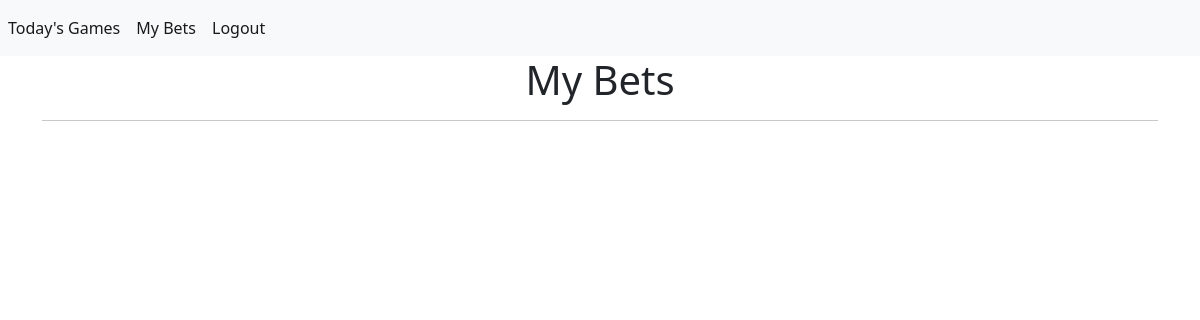
The page /my-bets (signed in) on the database as committed earlier.
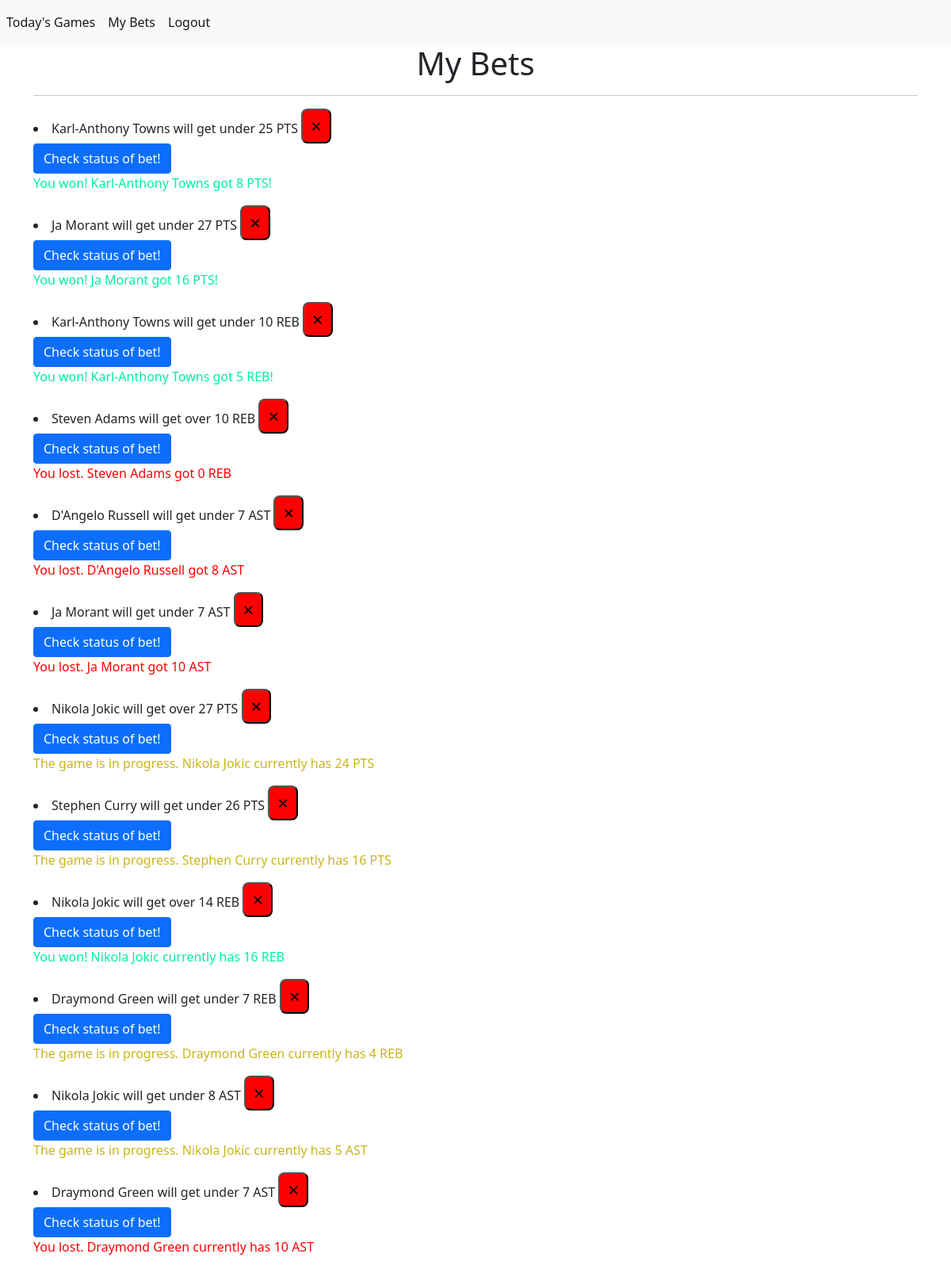
The same page on the database as committed later.
### app/models.py (models this page shows)
class Bet(db.Model):
    __table_args__ = (
        db.UniqueConstraint('game_id', 'team', 'player_name', 'statistic', 'num_stats', 'user_id'),
    )
    id = db.Column(db.Integer, primary_key = True)
    game_id = db.Column(db.String(50))
    team = db.Column(db.String(100))
    player_name = db.Column(db.String(500))
    statistic = db.Column(db.String(100))
    over_statistic = db.Column(db.Boolean, default = False, nullable = False)
    num_stats = db.Column(db.Integer)
    date = db.Column(db.DateTime(timezone=True), server_default=func.now())
    w_or_l = db.Column(db.Boolean, default = None, nullable = True)
    game_status = db.Column(db.Integer, nullable = True)
    stats_actual = db.Column(db.Integer, nullable = True)
    user_id = db.Column(db.Integer, db.ForeignKey('user.id'))

### app/views.py (the view)
@app.route("/my-bets")
def my_bets():
    return render_template("user_bets.html", user = current_user)

### app/__init__.py (called while the page is built)
@login_manager.user_loader
def load_user(id):
    return User.query.get(int(id))

### app/templates/user_bets.html (shortened to what this page needs)
{% extends "main/base.html" %}
{% block main %}
<div class="container">
    <div class="row">
        <div class="col">
            <h1>My Bets</h1>
            <hr>
            <p> {% for bet in user.bets %}
                <li>{% if bet.over_statistic == true %}
                    {{bet.player_name}} will get over {{bet.num_stats| round| int}} {{bet.statistic}}
                    {% else %}
                    {{bet.player_name}} will get under {{bet.num_stats| round| int}} {{bet.statistic}}
                    {% endif %}
                    <button type="button" class="close" onClick="deleteBet('{{ bet.id }}')">
                        <span aria-hidden="true">&times;</span>
                    </button>
                    <br>
                    <button type="button" class="btn btn-primary" onClick = "checkBetStatus('{{ bet.id }}')">
                        Check status of bet!
                    </button>
                    {% if bet.game_status == 1 %}
                        <p>The game hasn't started yet</p>
                    {% elif bet.game_status == 2 and bet.w_or_l is none %}
                        <p style="color: rgb(202, 181, 28)">The game is in progress. {{ bet.player_name }} currently has {{ bet.stats_actual }} {{ bet.statistic }}</p>
                    {% elif bet.game_status == 2 and bet.w_or_l == true %}
                        <p style="color: rgb(0, 240, 160)">You won! {{ bet.player_name }} currently has {{ bet.stats_actual }} {{ bet.statistic }}</p>
                    {% elif bet.game_status == 2 and bet.w_or_l == false %}
                        <p style="color: red"> You lost. {{ bet.player_name }} currently has {{ bet.stats_actual }} {{ bet.statistic }}</p>
                    {% elif bet.game_status == 3 %}
                        {% if bet.w_or_l == true %}
                        <p style = "color: rgb(0, 240, 160);">You won! {{ bet.player_name }} got {{ bet.stats_actual }} {{ bet.statistic }}!</p>
                        {% else %}
                        <p style = "color: red;">You lost. {{ bet.player_name }} got {{ bet.stats_actual }} {{ bet.statistic }}</p>
                        {% endif %}
                    {% endif %}
                </li>
                {% endfor %}
            </p>
        </div>
    </div>
</div>
{% endblock %}

### app/templates/main/base.html (shortened to what this page needs)
<!doctype html>
<html lang="en">
<head>
    <link href="https://cdn.jsdelivr.net/npm/bootstrap@5.1.3/dist/css/bootstrap.min.css" rel="stylesheet"
>
    <link rel="stylesheet" href="{{ url_for('static', filename='css/style.css') }}">
</head>
<body>
    <nav class="navbar navbar-expand-lg navbar-light bg-light">
        <div class="collapse navbar-collapse" id="navbar">
            <div class="navbar-nav">
                {% if user.is_authenticated %}
                <a class="nav-link active" id = "today_games" href="/">Today's Games</a>
                <a class="nav-link active" id = "today_games" href="/my-bets">My Bets</a>
                <a class="nav-link active" id="logout" href="/logout">Logout</a>
                {% else %}
                <a class="nav-link active" id ="login" href="/login">Login</a>
                <a class="nav-link active" io="sign_up" href="/sign-up">Sign Up</a>
                {% endif %}
            </div>
        </div>
    </nav>
    <main>
        {% block main %} {% endblock %}
    </main>
</body>
</html>

### app/static/css/style.css (style rules this page uses)
h1 { text-align: center; }
.close { background-color: red; color: black; text-align: center; font-size: 24px; padding: 2px 10px; transition-duration: 0.4s; border-radius: 8px; }

Rows that differ between the two databases and show on the page:
added Bet: player_name "Karl-Anthony Towns", num_stats "25", statistic "PTS", stats_actual "8"
added Bet: player_name "Ja Morant", num_stats "27", statistic "PTS", stats_actual "16"
added Bet: player_name "Karl-Anthony Towns", num_stats "10", statistic "REB", stats_actual "5"
added Bet: player_name "Steven Adams", num_stats "10", statistic "REB", stats_actual "0"
added Bet: player_name "D'Angelo Russell", num_stats "7", statistic "AST", stats_actual "8"
added Bet: player_name "Ja Morant", num_stats "7", statistic "AST", stats_actual "10"
added Bet: player_name "Nikola Jokic", num_stats "27", statistic "PTS", stats_actual "24"
added Bet: player_name "Stephen Curry", num_stats "26", statistic "PTS", stats_actual "16"
added Bet: player_name "Nikola Jokic", num_stats "14", statistic "REB", stats_actual "16"
added Bet: player_name "Draymond Green", num_stats "7", statistic "REB", stats_actual "4"
added Bet: player_name "Nikola Jokic", num_stats "8", statistic "AST", stats_actual "5"
added Bet: player_name "Draymond Green", num_stats "7", statistic "AST", stats_actual "10"
